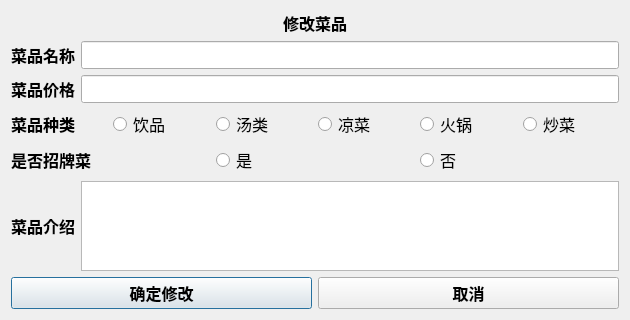
<?xml version="1.0" encoding="UTF-8"?>
<ui version="4.0">
 <class>Dialog_modifyMenu</class>
 <widget class="QDialog" name="Dialog_modifyMenu">
  <property name="geometry">
   <rect>
    <x>0</x>
    <y>0</y>
    <width>630</width>
    <height>320</height>
   </rect>
  </property>
  <property name="windowTitle">
   <string>修改菜品</string>
  </property>
  <layout class="QGridLayout" name="gridLayout">
   <item row="0" column="0">
    <layout class="QVBoxLayout" name="verticalLayout">
     <item>
      <widget class="QLabel" name="label">
       <property name="font">
        <font>
         <pointsize>12</pointsize>
         <weight>75</weight>
         <bold>true</bold>
        </font>
       </property>
       <property name="text">
        <string>修改菜品</string>
       </property>
       <property name="alignment">
        <set>Qt::AlignCenter</set>
       </property>
      </widget>
     </item>
     <item>
      <layout class="QHBoxLayout" name="horizontalLayout">
       <item>
        <widget class="QLabel" name="label_2">
         <property name="font">
          <font>
           <pointsize>12</pointsize>
           <weight>75</weight>
           <bold>true</bold>
          </font>
         </property>
         <property name="text">
          <string>菜品名称</string>
         </property>
        </widget>
       </item>
       <item>
        <widget class="QLineEdit" name="lineEdit_foodName">
         <property name="font">
          <font>
           <pointsize>13</pointsize>
          </font>
         </property>
        </widget>
       </item>
      </layout>
     </item>
     <item>
      <layout class="QHBoxLayout" name="horizontalLayout_2">
       <item>
        <widget class="QLabel" name="label_3">
         <property name="font">
          <font>
           <pointsize>12</pointsize>
           <weight>75</weight>
           <bold>true</bold>
          </font>
         </property>
         <property name="text">
          <string>菜品价格</string>
         </property>
        </widget>
       </item>
       <item>
        <widget class="QLineEdit" name="lineEdit_foodPrice">
         <property name="font">
          <font>
           <pointsize>13</pointsize>
          </font>
         </property>
        </widget>
       </item>
      </layout>
     </item>
     <item>
      <layout class="QHBoxLayout" name="horizontalLayout_3">
       <item>
        <widget class="QLabel" name="label_5">
         <property name="font">
          <font>
           <pointsize>12</pointsize>
           <weight>75</weight>
           <bold>true</bold>
          </font>
         </property>
         <property name="text">
          <string>菜品种类</string>
         </property>
        </widget>
       </item>
       <item>
        <widget class="QRadioButton" name="radioButton_drink">
         <property name="font">
          <font>
           <pointsize>12</pointsize>
          </font>
         </property>
         <property name="text">
          <string>饮品</string>
         </property>
        </widget>
       </item>
       <item>
        <widget class="QRadioButton" name="radioButton_soup">
         <property name="font">
          <font>
           <pointsize>12</pointsize>
          </font>
         </property>
         <property name="text">
          <string>汤类</string>
         </property>
        </widget>
       </item>
       <item>
        <widget class="QRadioButton" name="radioButton_coldDish">
         <property name="font">
          <font>
           <pointsize>12</pointsize>
          </font>
         </property>
         <property name="text">
          <string>凉菜</string>
         </property>
        </widget>
       </item>
       <item>
        <widget class="QRadioButton" name="radioButton_chafingDish">
         <property name="font">
          <font>
           <pointsize>12</pointsize>
          </font>
         </property>
         <property name="text">
          <string>火锅</string>
         </property>
        </widget>
       </item>
       <item>
        <widget class="QRadioButton" name="radioButton_friedDish">
         <property name="font">
          <font>
           <pointsize>12</pointsize>
          </font>
         </property>
         <property name="text">
          <string>炒菜</string>
         </property>
        </widget>
       </item>
      </layout>
     </item>
     <item>
      <layout class="QHBoxLayout" name="horizontalLayout_4">
       <item>
        <widget class="QLabel" name="label_6">
         <property name="font">
          <font>
           <pointsize>12</pointsize>
           <weight>75</weight>
           <bold>true</bold>
          </font>
         </property>
         <property name="text">
          <string>是否招牌菜</string>
         </property>
        </widget>
       </item>
       <item>
        <widget class="QRadioButton" name="radioButton_spesial">
         <property name="font">
          <font>
           <pointsize>12</pointsize>
          </font>
         </property>
         <property name="text">
          <string>是</string>
         </property>
        </widget>
       </item>
       <item>
        <widget class="QRadioButton" name="radioButton_nospesial">
         <property name="font">
          <font>
           <pointsize>12</pointsize>
          </font>
         </property>
         <property name="text">
          <string>否</string>
         </property>
        </widget>
       </item>
      </layout>
     </item>
     <item>
      <layout class="QHBoxLayout" name="horizontalLayout_5">
       <item>
        <widget class="QLabel" name="label_4">
         <property name="font">
          <font>
           <pointsize>12</pointsize>
           <weight>75</weight>
           <bold>true</bold>
          </font>
         </property>
         <property name="text">
          <string>菜品介绍</string>
         </property>
        </widget>
       </item>
       <item>
        <widget class="QTextEdit" name="textEdit_foodInfo">
         <property name="font">
          <font>
           <pointsize>12</pointsize>
          </font>
         </property>
        </widget>
       </item>
      </layout>
     </item>
     <item>
      <layout class="QHBoxLayout" name="horizontalLayout_6">
       <item>
        <widget class="QPushButton" name="pushButton_sureModify">
         <property name="font">
          <font>
           <pointsize>12</pointsize>
           <weight>75</weight>
           <bold>true</bold>
          </font>
         </property>
         <property name="text">
          <string>确定修改</string>
         </property>
        </widget>
       </item>
       <item>
        <widget class="QPushButton" name="pushButton_quit">
         <property name="font">
          <font>
           <pointsize>12</pointsize>
           <weight>75</weight>
           <bold>true</bold>
          </font>
         </property>
         <property name="text">
          <string>取消</string>
         </property>
        </widget>
       </item>
      </layout>
     </item>
    </layout>
   </item>
  </layout>
 </widget>
 <resources/>
 <connections/>
</ui>
